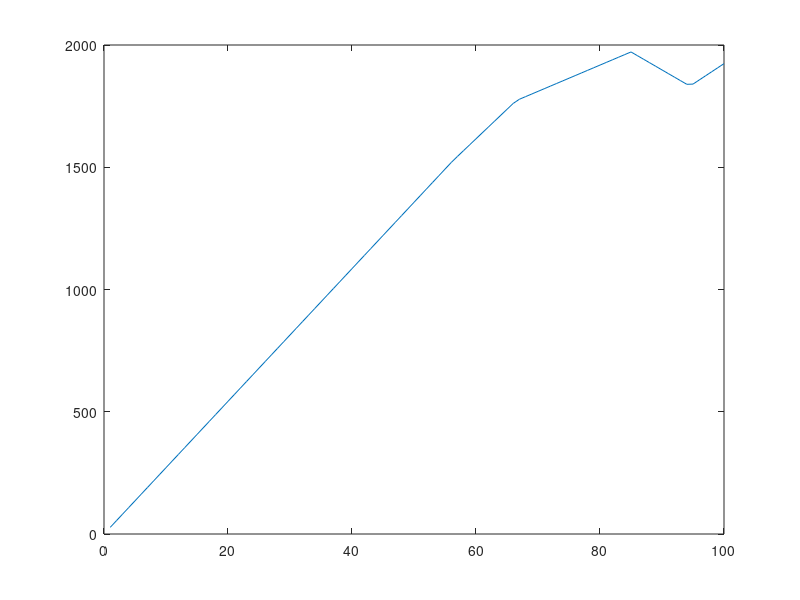

This figure's MATLAB source:


A =[    1 2 3 1 1 2;
        2 2 1 2 2 1;
        1 0 3 2 2 1; 
        8 15 10 5 0 10;
        17 11 12 15 7 12;
        8 1 11 3 0 25;
        2 10 5 4 13 7; 
        15 0 20 7 10 25; 
        15 5 3 12 8 10; 
        15 13 15 18 10 7];

B = [   700; 
        610; 
        815; 
        4800; 
        4800;
        4800; 
        4800; 
        4800; 
        4800; 
        4800];
    
lb = [0; 0; 0; 0; 0; 0];


% Optimisation pour le responsable commercial
% (Equilibrage des famille (A/B/C) et (D/E/F) )
Aeq = [ 1 1 1 -1 -1 -1];
beq = [0];

%Optimisation pour le comptable
%(calcul des bénéfices)
f1 = [-43.66;-24.68; -42.9;-33.25; -23.88; -16.98];

% Optimisation pour le responsable d'atelier
% (Somme des produits finits)
f2 = [-1;-1;-1;-1;-1;-1];

% Optimisation pour le responsable des stocks
f3 = [5; 5; 8; 6; 6; 5];

% Optimisation pour le responsable du personnel
f4 = [32; 11 ; 32; 22; 17; 37];

A2 = [A;
    -1 -1 -1 -1 -1 -1
    ];
Abenefice =[A;
    -43.66 -24.68 -42.9 -33.25 -23.88 -16.98];
B2 = [B; -10000];


for k = 1:100
    x(k) = k;
    B2 = [B; -13392*(k/100)];
    res = linprog(f4,Abenefice,B2,[],[], lb, []);
    y(k) = f3' * res;
end
figure(1)
plot(x, y)

res = linprog(f4,Abenefice,B2,[],[], lb, []);
%res2 = linprog(f2, A,B, Aeq, beq, lb, [])
%sum = -f1'*res
